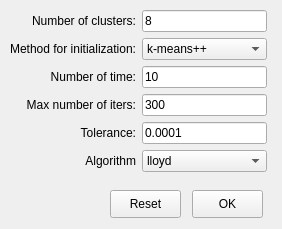
<?xml version="1.0" encoding="UTF-8"?>
<ui version="4.0">
 <class>kMeansWindow</class>
 <widget class="QMainWindow" name="kMeansWindow">
  <property name="geometry">
   <rect>
    <x>0</x>
    <y>0</y>
    <width>282</width>
    <height>229</height>
   </rect>
  </property>
  <property name="sizePolicy">
   <sizepolicy hsizetype="Fixed" vsizetype="Fixed">
    <horstretch>0</horstretch>
    <verstretch>0</verstretch>
   </sizepolicy>
  </property>
  <property name="windowTitle">
   <string>K-Means Parameters</string>
  </property>
  <property name="toolButtonStyle">
   <enum>Qt::ToolButtonTextOnly</enum>
  </property>
  <property name="documentMode">
   <bool>true</bool>
  </property>
  <property name="tabShape">
   <enum>QTabWidget::Triangular</enum>
  </property>
  <widget class="QWidget" name="centralwidget">
   <widget class="QWidget" name="formLayoutWidget">
    <property name="geometry">
     <rect>
      <x>10</x>
      <y>10</y>
      <width>257</width>
      <height>171</height>
     </rect>
    </property>
    <layout class="QFormLayout" name="formLayout">
     <property name="labelAlignment">
      <set>Qt::AlignRight|Qt::AlignTrailing|Qt::AlignVCenter</set>
     </property>
     <item row="0" column="0">
      <widget class="QLabel" name="n_clusters_label">
       <property name="text">
        <string>&lt;html&gt;&lt;head/&gt;&lt;body&gt;&lt;p align=&quot;right&quot;&gt;Number of clusters:&lt;/p&gt;&lt;/body&gt;&lt;/html&gt;</string>
       </property>
       <property name="alignment">
        <set>Qt::AlignRight|Qt::AlignTrailing|Qt::AlignVCenter</set>
       </property>
      </widget>
     </item>
     <item row="0" column="1">
      <widget class="QLineEdit" name="n_clusters">
       <property name="text">
        <string>8</string>
       </property>
      </widget>
     </item>
     <item row="1" column="0">
      <widget class="QLabel" name="init_label">
       <property name="text">
        <string>Method for initialization:</string>
       </property>
       <property name="alignment">
        <set>Qt::AlignRight|Qt::AlignTrailing|Qt::AlignVCenter</set>
       </property>
      </widget>
     </item>
     <item row="1" column="1">
      <widget class="QComboBox" name="init">
       <item>
        <property name="text">
         <string>k-means++</string>
        </property>
       </item>
       <item>
        <property name="text">
         <string>random</string>
        </property>
       </item>
      </widget>
     </item>
     <item row="2" column="0">
      <widget class="QLabel" name="n_init_label">
       <property name="text">
        <string>Number of time:</string>
       </property>
       <property name="alignment">
        <set>Qt::AlignRight|Qt::AlignTrailing|Qt::AlignVCenter</set>
       </property>
      </widget>
     </item>
     <item row="2" column="1">
      <widget class="QLineEdit" name="n_init">
       <property name="text">
        <string>10</string>
       </property>
      </widget>
     </item>
     <item row="3" column="0">
      <widget class="QLabel" name="nax_iter_label">
       <property name="text">
        <string>Max number of iters:</string>
       </property>
       <property name="alignment">
        <set>Qt::AlignRight|Qt::AlignTrailing|Qt::AlignVCenter</set>
       </property>
      </widget>
     </item>
     <item row="3" column="1">
      <widget class="QLineEdit" name="max_iter">
       <property name="text">
        <string>300</string>
       </property>
      </widget>
     </item>
     <item row="4" column="0">
      <widget class="QLabel" name="tol_label">
       <property name="text">
        <string>Tolerance:</string>
       </property>
       <property name="alignment">
        <set>Qt::AlignRight|Qt::AlignTrailing|Qt::AlignVCenter</set>
       </property>
      </widget>
     </item>
     <item row="4" column="1">
      <widget class="QLineEdit" name="tol">
       <property name="text">
        <string>0.0001</string>
       </property>
      </widget>
     </item>
     <item row="5" column="1">
      <widget class="QComboBox" name="algorithm">
       <item>
        <property name="text">
         <string>lloyd</string>
        </property>
       </item>
       <item>
        <property name="text">
         <string>elkan</string>
        </property>
       </item>
       <item>
        <property name="text">
         <string>auto</string>
        </property>
       </item>
       <item>
        <property name="text">
         <string>full</string>
        </property>
       </item>
      </widget>
     </item>
     <item row="5" column="0">
      <widget class="QLabel" name="algorithm_label">
       <property name="text">
        <string>&lt;html&gt;&lt;head/&gt;&lt;body&gt;&lt;p align=&quot;right&quot;&gt;Algorithm&lt;/p&gt;&lt;/body&gt;&lt;/html&gt;</string>
       </property>
       <property name="alignment">
        <set>Qt::AlignRight|Qt::AlignTrailing|Qt::AlignVCenter</set>
       </property>
      </widget>
     </item>
    </layout>
   </widget>
   <widget class="QPushButton" name="OKButton">
    <property name="geometry">
     <rect>
      <x>192</x>
      <y>190</y>
      <width>71</width>
      <height>28</height>
     </rect>
    </property>
    <property name="text">
     <string>OK</string>
    </property>
   </widget>
   <widget class="QPushButton" name="resetButton">
    <property name="geometry">
     <rect>
      <x>110</x>
      <y>190</y>
      <width>71</width>
      <height>28</height>
     </rect>
    </property>
    <property name="text">
     <string>Reset</string>
    </property>
   </widget>
  </widget>
 </widget>
 <resources/>
 <connections/>
</ui>
